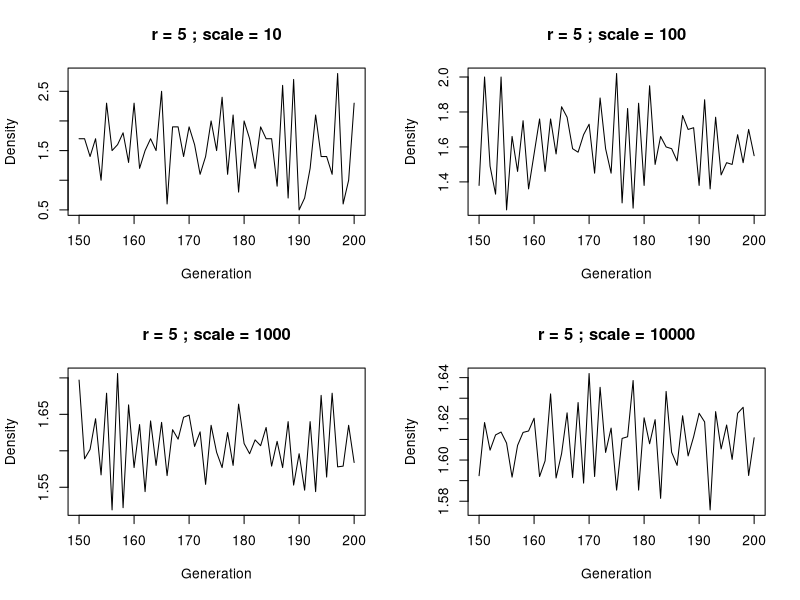
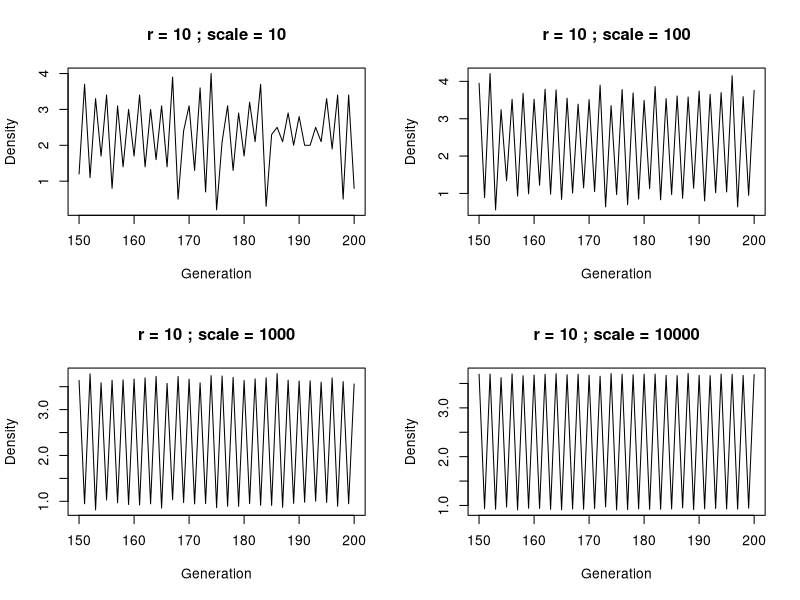
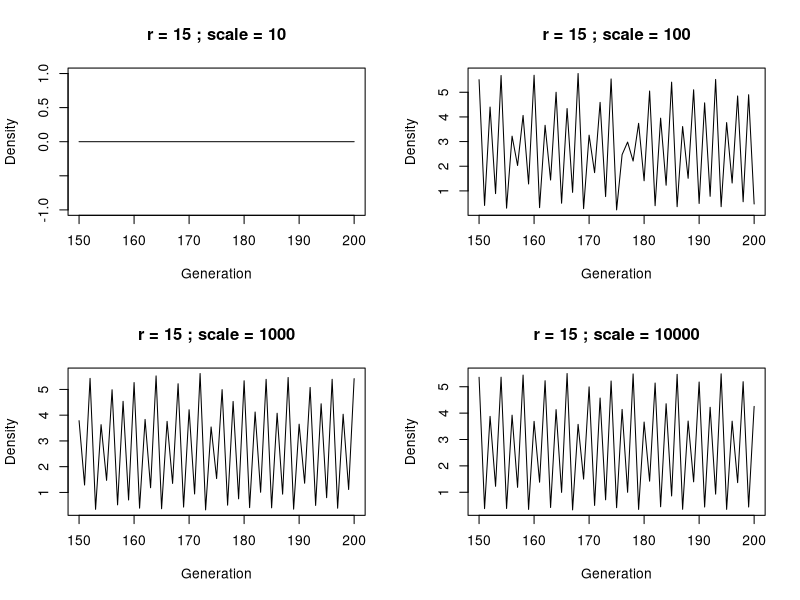
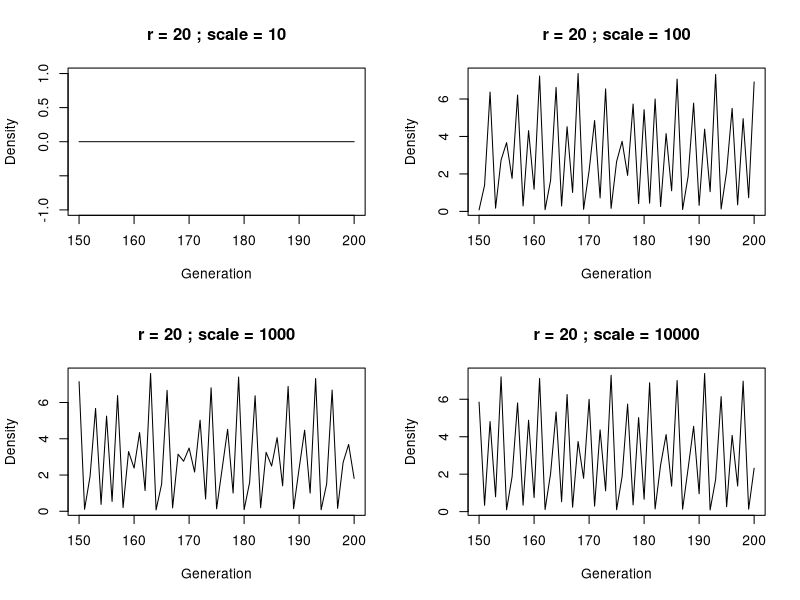
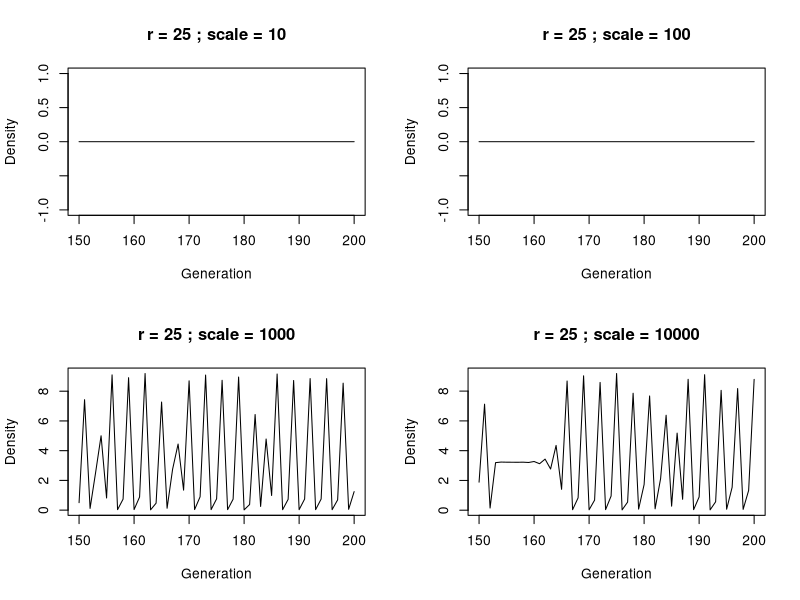
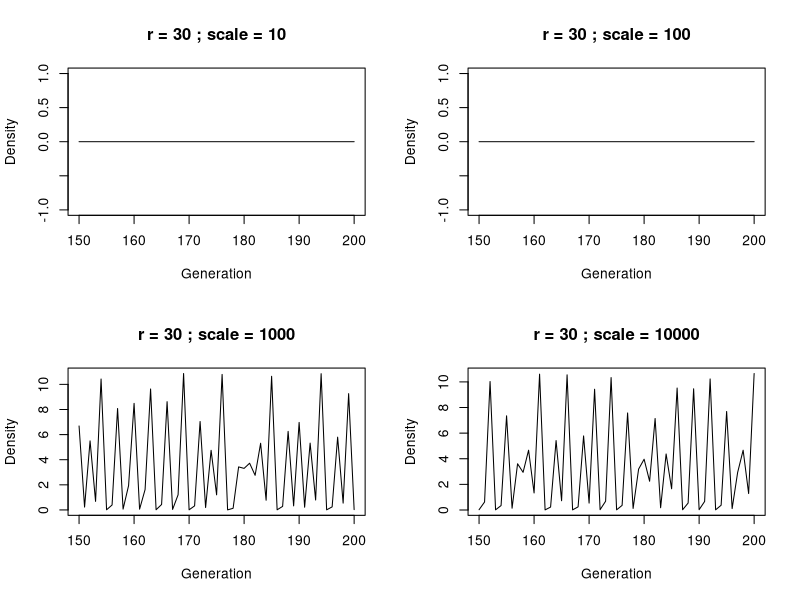

These figures' R source, in order:
rstep <- function(n, r, scale){
	return(rpois(1, n*r*exp(-n/scale)))
}

rtrajectory <- function(r, scale, n0=NULL, steps=200){
	n <- numeric(steps)
	if (is.null(n0)) n0 <- scale
	n[[1]] <- n0
	for (i in 2:steps){
		n[[i]] <- rstep(n[[i-1]], r, scale)
	}
	return(n)
}

plotTrajectory <- function(r, scale, n0=NULL, steps=200, start=NULL){
	n <- rtrajectory(r, scale, n0=NULL, steps=200)/scale
	if (is.null(start)) start=steps-50
	plot(start:steps, n[start:steps]
		, xlab = "Generation"
		, ylab = "Density"
		, type = "l"
	)
	title (main = paste("r =", r, "; scale =", scale))
}

plotSet <- function(rlist, slist, n0=NULL, steps=200, start=NULL){
	for(r in rlist){
		for (s in slist){
			plotTrajectory(r, s, n0, steps, start)
		}
	}
}

par(mfrow=c(2,2))
plotSet(rlist=c(5, 10, 15, 20, 25, 30)
	, slist = c(1e1, 1e2, 1e3, 1e4)
)
